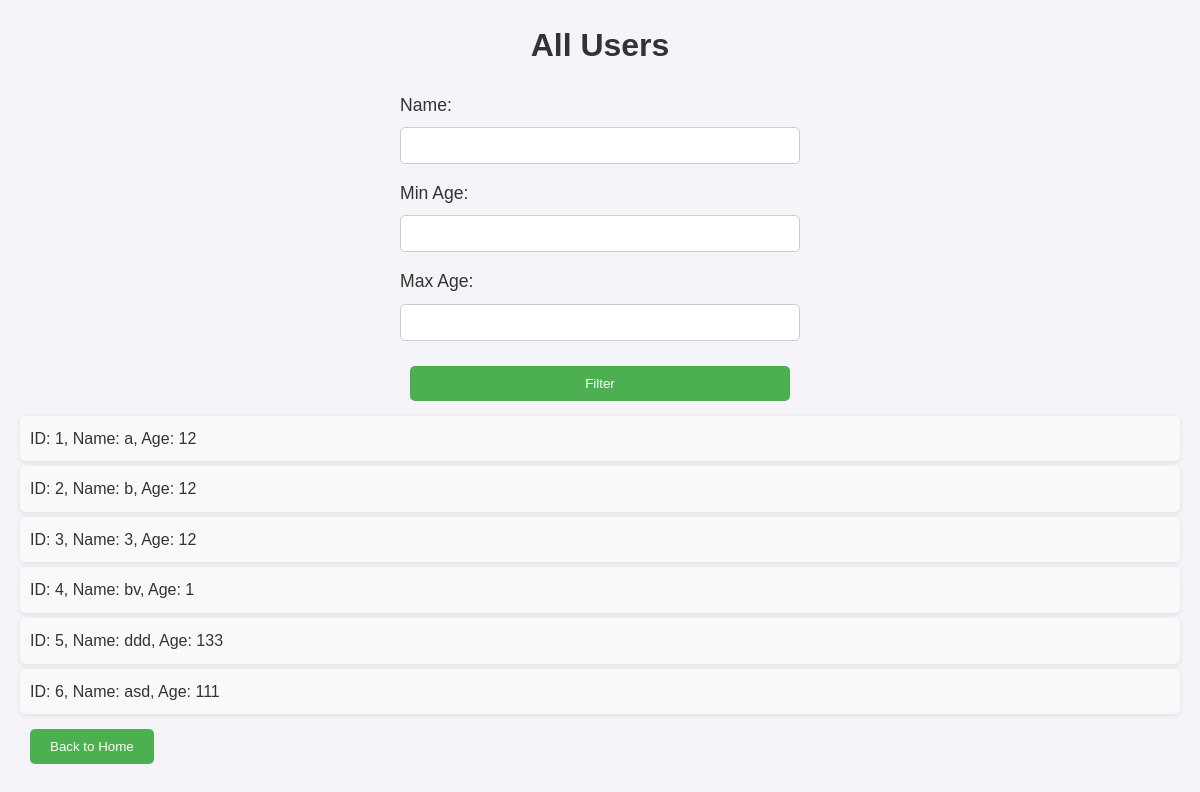
/get_users, run on an earlier commit of the app's database.
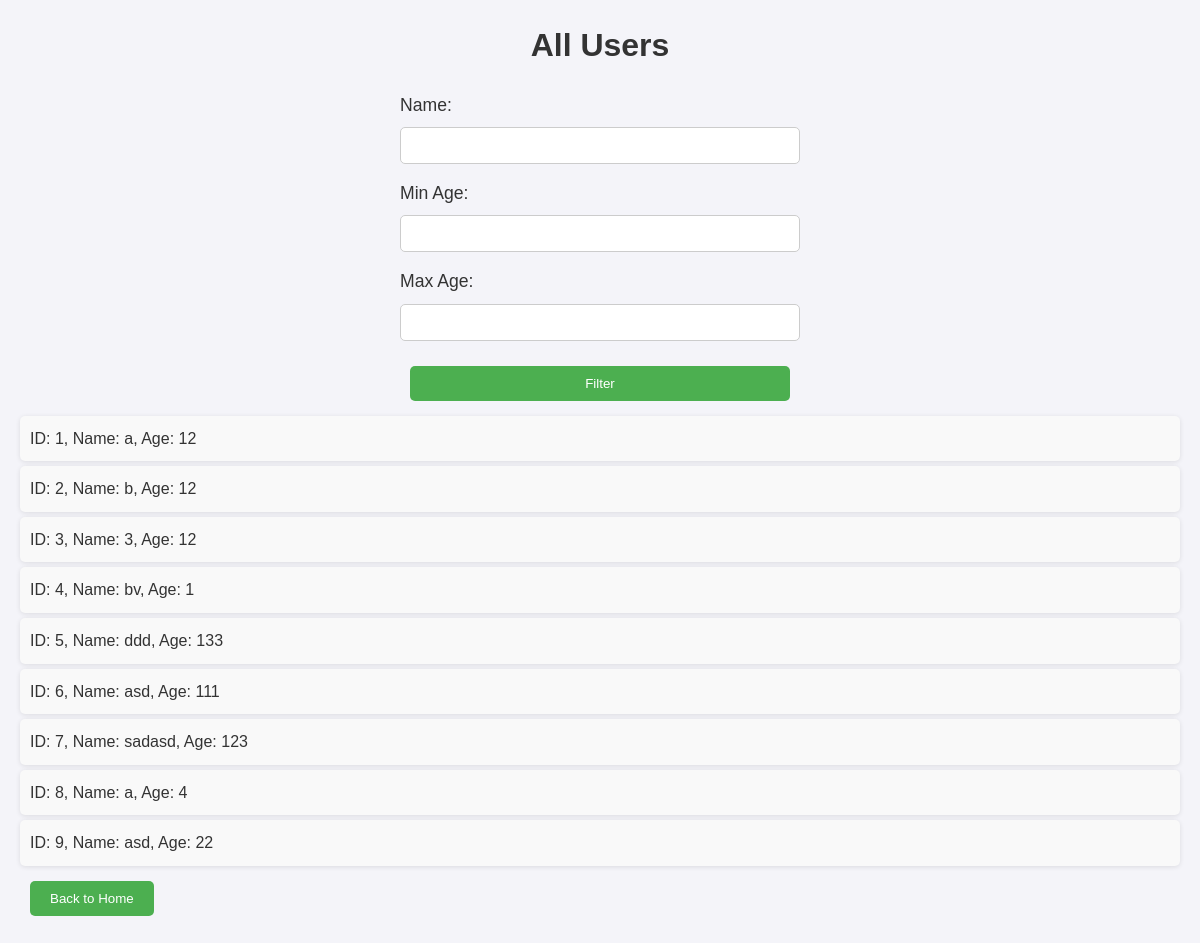
And on a later commit of the database.
### tables this page shows
CREATE TABLE users (
            id INTEGER PRIMARY KEY AUTOINCREMENT,
            name TEXT NOT NULL,
            age INTEGER NOT NULL
        );

### interface.py (the view)
@app.route('/get_users', methods=['GET'])
def get_users():
    search_query = request.args.get('search', '')
    min_age = request.args.get('min_age', '')
    max_age = request.args.get('max_age', '')
    users = get_users_by_name_and_age(search_query, min_age, max_age)
    return render_template('users_list.html', users=users)

### database.py (called while the page is built)
def get_users_by_name_and_age(name_query, min_age, max_age):
    conn = sqlite3.connect(DATABASE)
    cursor = conn.cursor()
    query = "SELECT * FROM users WHERE name LIKE ?"
    params = ['%' + name_query + '%']
    if min_age:
        query += " AND age >= ?"
        params.append(min_age)
    if max_age:
        query += " AND age <= ?"
        params.append(max_age)
    cursor.execute(query, tuple(params))
    users = cursor.fetchall()
    conn.close()
    return users

### templates/users_list.html (shortened to what this page needs)
<!DOCTYPE html>
<html lang="en">
<head>
    <link rel="stylesheet" href="{{ url_for('static', filename='style.css') }}">
</head>
<body>
    <h1>All Users</h1>
    <form method="GET" action="{{ url_for('get_users') }}">
        <label for="name">Name:</label>
        <input type="text" id="name" name="search">
        <label for="min_age">Min Age:</label>
        <input type="number" id="min_age" name="min_age">
        <label for="max_age">Max Age:</label>
        <input type="number" id="max_age" name="max_age">
        <button type="submit">Filter</button>
    </form>
    <ul>
        {% if users %}
            {% for user in users %}
                <li>ID: {{ user[0] }}, Name: {{ user[1] }}, Age: {{ user[2] }}</li>
            {% endfor %}
        {% else %}
            <li>No users found.</li>
        {% endif %}
    </ul>
    <a href="{{ url_for('home') }}">
        <button>Back to Home</button>
    </a>
</body>
</html>

### static/style.css (style rules this page uses)
* { margin: 0; padding: 0; box-sizing: border-box; }
body { font-family: Arial, sans-serif; background-color: #f4f4f9; color: #333; line-height: 1.6; padding: 20px; }
h1 { font-size: 2em; color: #333; text-align: center; margin-bottom: 20px; }
button { background-color: #4CAF50; color: white; padding: 10px 20px; border: none; border-radius: 5px; cursor: pointer; margin: 10px; }
a { text-decoration: none; }
form { display: flex; flex-direction: column; max-width: 400px; margin: 0 auto; }
label { font-size: 1.1em; margin-bottom: 8px; }
input { padding: 10px; margin-bottom: 15px; border: 1px solid #ccc; border-radius: 5px; }
ul { list-style-type: none; padding-left: 0; }
li { background-color: #f9f9f9; padding: 10px; margin: 5px 0; border-radius: 5px; box-shadow: 0 1px 5px rgba(0, 0, 0, 0.1); }

What changed in the data, as far as the page shows it:
added users: id "7", name "sadasd", age "123"
added users: id "8", name "a", age "4"
added users: id "9", name "asd", age "22"
